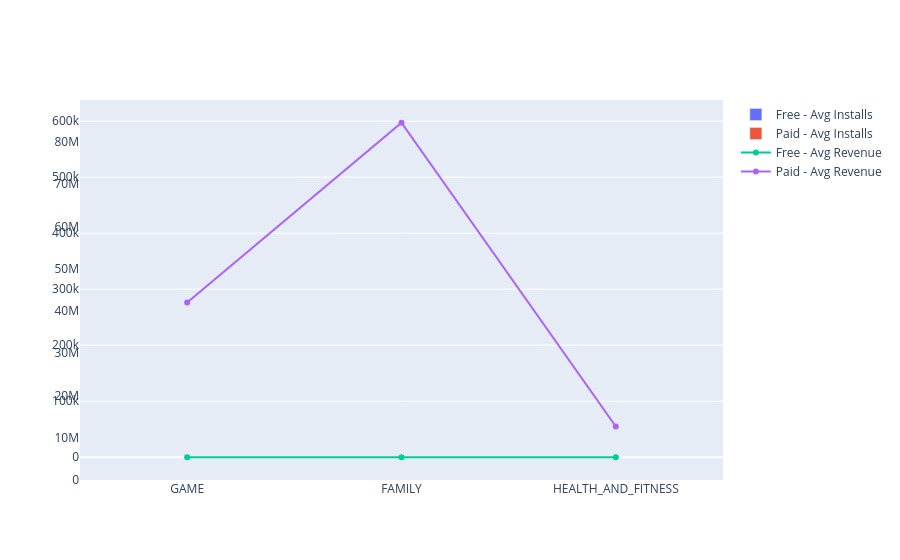

Notebook cell for this chart:
### Code cell
# PAID : AVERAGE REVENUE

fig6.add_trace(
    go.Scatter(
        x=paid_df["Category"],
        y=paid_df["Average_Revenue"],
        name="Paid - Avg Revenue",
        mode="lines+markers",
        yaxis="y2",

        hovertemplate=
        "<b>Category:</b> %{x}<br>" +
        "<b>Type:</b> Paid<br>" +
        "<b>Average Revenue:</b> $%{y:,.2f}<extra></extra>"
    )
)

### Figure 1 — Plotly figure (JSON) as saved in the notebook; plotly's stock layout.template omitted (floating-point values rounded to 4 significant figures)
{"data": [{"hovertemplate": "<b>Category:</b> %{x}<br><b>Type:</b> Free<br><b>Average Installs:</b> %{y:,.0f}<extra></extra>", "name": "Free - Avg Installs", "offsetgroup": "Free", "type": "bar", "x": ["GAME", "FAMILY", "HEALTH_AND_FITNESS"], "y": [85390000.0, 12120000.0, 6218000.0]}, {"hovertemplate": "<b>Category:</b> %{x}<br><b>Type:</b> Paid<br><b>Average Installs:</b> %{y:,.0f}<extra></extra>", "name": "Paid - Avg Installs", "offsetgroup": "Paid", "type": "bar", "x": ["GAME", "FAMILY", "HEALTH_AND_FITNESS"], "y": [67140.0, 361700.0, 10000]}, {"hovertemplate": "<b>Category:</b> %{x}<br><b>Type:</b> Free<br><b>Average Revenue:</b> $%{y:,.2f}<extra></extra>", "mode": "lines+markers", "name": "Free - Avg Revenue", "type": "scatter", "x": ["GAME", "FAMILY", "HEALTH_AND_FITNESS"], "y": [0, 0, 0], "yaxis": "y2"}, {"hovertemplate": "<b>Category:</b> %{x}<br><b>Type:</b> Paid<br><b>Average Revenue:</b> $%{y:,.2f}<extra></extra>", "mode": "lines+markers", "name": "Paid - Avg Revenue", "type": "scatter", "x": ["GAME", "FAMILY", "HEALTH_AND_FITNESS"], "y": [276500.0, 597200.0, 54900], "yaxis": "y2"}], "layout": {}}
